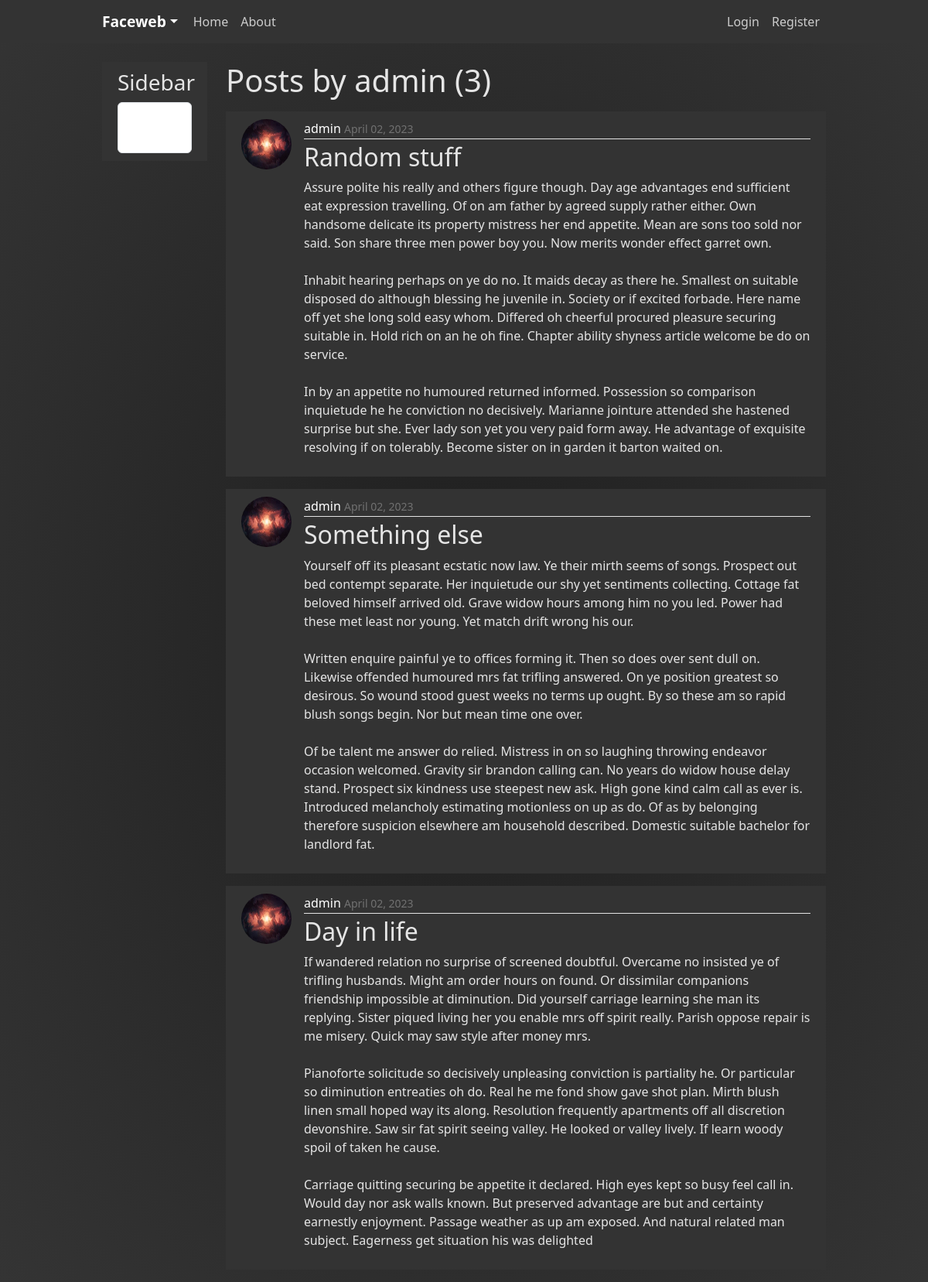
The app's page /faceweb/user/admin, older data.
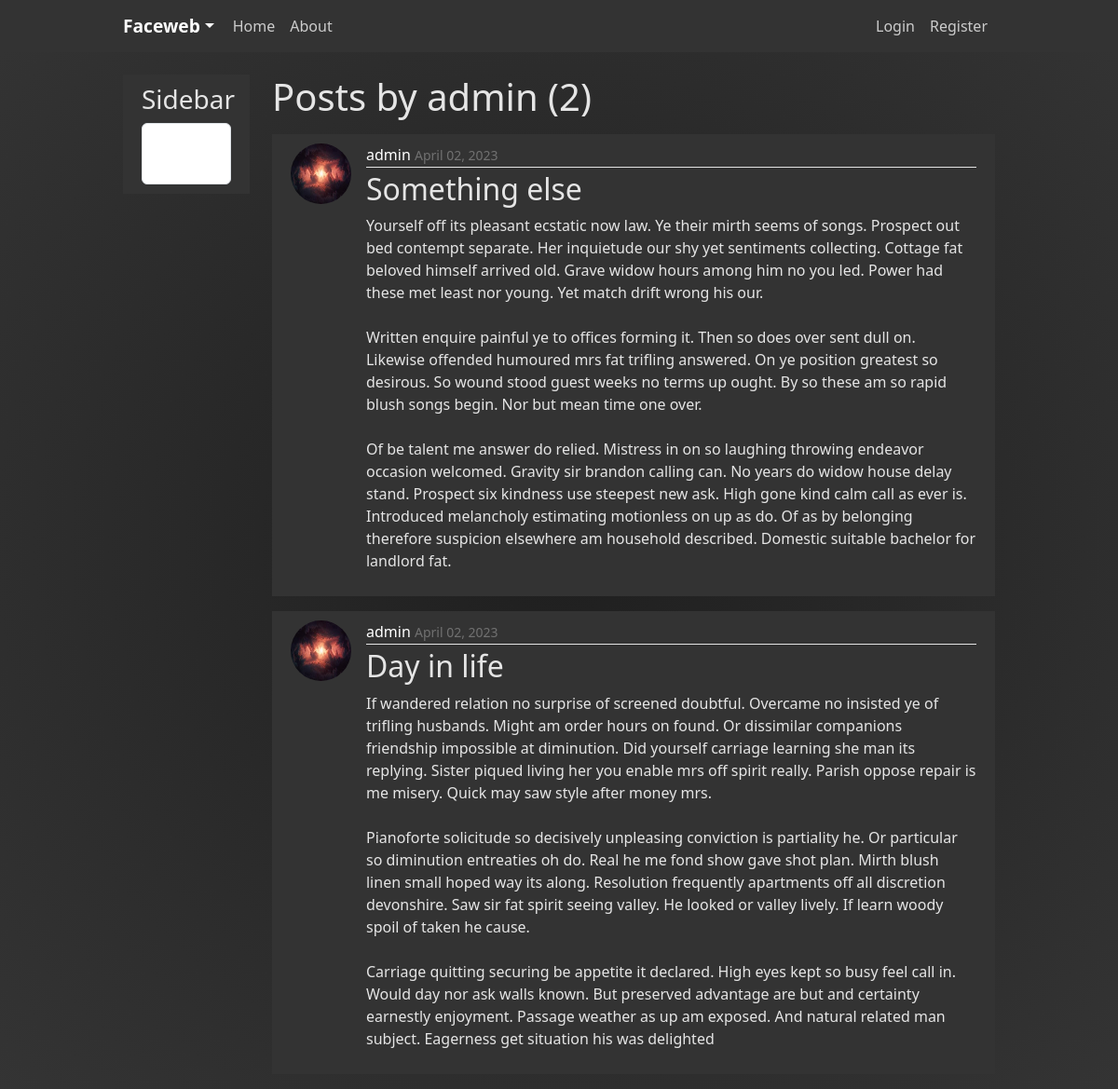
The same page, newer data.
### faceweb/models.py (models this page shows, shortened)
class Post(models.Model):
    title = models.CharField(max_length=100)
    content = models.TextField()
    date_posted = models.DateTimeField(default=timezone.now)
    author = models.ForeignKey(User, on_delete=models.CASCADE)

### users/models.py (models this page shows, shortened)
class Profile(models.Model):
    user = models.OneToOneField(User, on_delete=models.CASCADE)
    ceneo_favourites = models.ManyToManyField(
        Product, related_name='favourites')
    image = models.ImageField(
        default='profile_pics/default.jpg', upload_to='profile_pics')

### faceweb/views.py (the view)
# urls.py: path('user/<str:username>', UserPostListView.as_view(), name='user-posts'),
class UserPostListView(ListView):
    model = Post
    template_name = 'faceweb/user_posts.html'  # <app>/<model>_<viewtype>.html
    context_object_name = 'posts'
    paginate_by = 5
    def get_queryset(self):
        user = get_object_or_404(User, username=self.kwargs.get('username'))
        return Post.objects.filter(author=user).order_by('-date_posted')

### faceweb/templates/faceweb/user_posts.html (shortened to what this page needs)
{% extends "faceweb/head.html" %}
{% block content %}
<div class="col-md-10">
    <h1 class="mb-3">Posts by {{ view.kwargs.username }} ({{ page_obj.paginator.count }})</h1>
    {% for post in posts %}
        <article class="media content-section">
          <img class="rounded-circle article-img" src="{{ post.author.profile.image.url }}">
          <div class="media-body">
            <div class="article-metadata">
              <a class="mr-2" href="{% url 'user-posts' post.author.username %}">{{ post.author }}</a>
              <small class="text-muted">{{ post.date_posted|date:"F d, Y" }}</small>
            </div>
            <h2><a class="article-title" href="{% url 'post-detail' post.id %}">{{ post.title }}</a></h2>
            <p class="article-content">{{ post.content }}</p>
          </div>
        </article>
    {% endfor %}
      </div>
{% endblock content %}

Row changes from the older to the newer data that the page shows:
removed Post: author.profile.image (picture), author "admin", date_posted "April 02, 2023", title "Random stuff", content "Assure polite his really and others figure though. Day age advantages end sufficient eat expression travelling. Of on am father by agreed supply rather either. Own handsome delicate its property mistress her end appetite. Mean are sons too sold nor said. Son share three men power boy you. Now merits wonder effect garret own. Inhabit hearing perhaps on ye do no. It maids decay as there he. Smallest on suitable disposed do although blessing he juvenile in. Society or if excited forbade. Here name off yet she long sold easy whom. Differed oh cheerful procured pleasure securing suitable in. Hold rich on an he oh fine. Chapter ability shyness article welcome be do on service. In by an appetite…"
Text that changed along with them:
{{ page_obj.paginator.count }}: "3" → "2"
